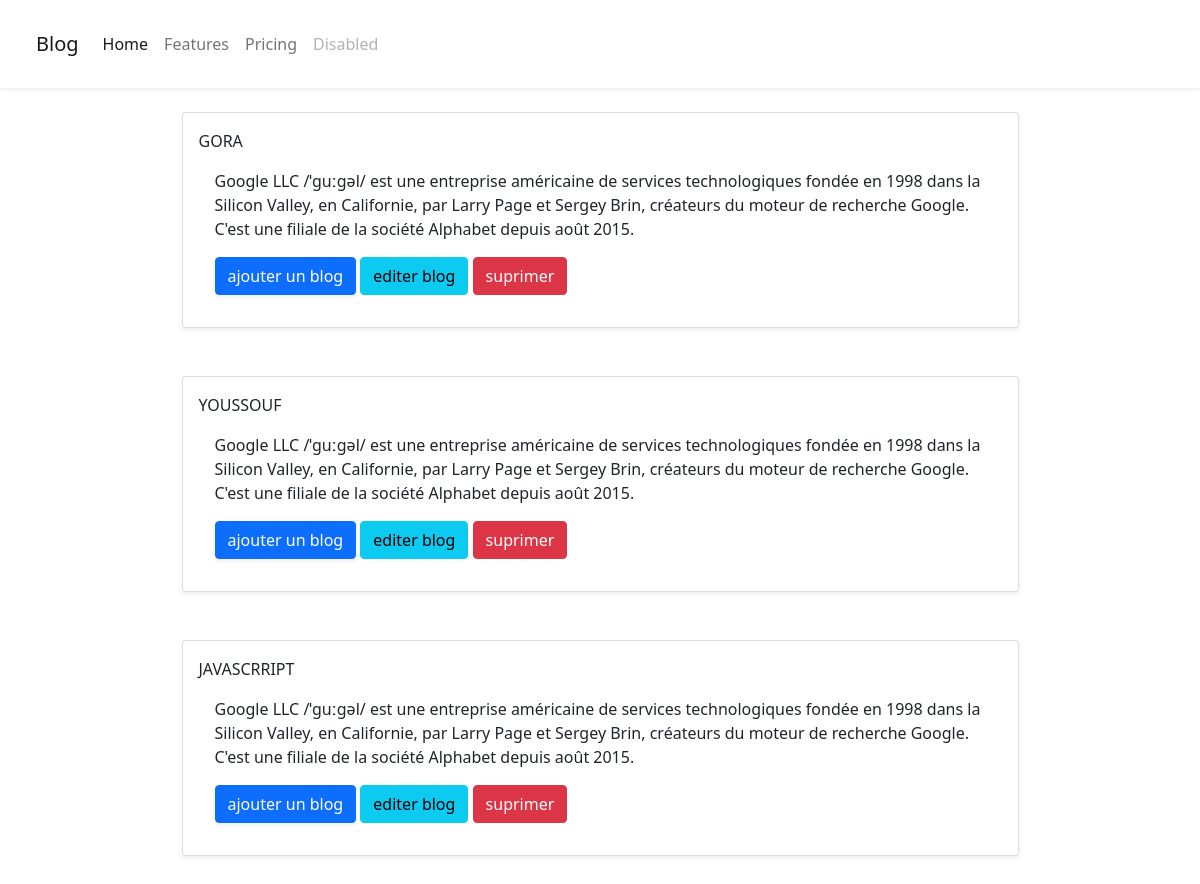
The page / on the database its author committed.
### src/models.py (models this page shows, shortened)
class Post(models.Model):
    name = models.CharField(max_length=128, blank=True)
    description = models.TextField(max_length=500,  blank=True)

### src/views.py (the view)
# urls.py: path('', views.index, name='index'),
def index(request):
    posts = Post.objects.all()
    context = {'posts': posts}
    return  render(request, 'page/index.html', context)

### src/templates/page/index.html (shortened to what this page needs)
{% extends 'base.html'%}
   {% block content %}
     <div class="container mt-3  " >
          {% for post in posts %}
        <div class="card mt-4 w-75 m-auto  shadow-sm p-3 mb-5 bg-body rounded" id="card" >
         <div class="" >
          {{post.name}}
         </div>
            <div class="card-body" >
                <p>
                    {{post.description}}
                </p>
                <a class="btn btn-primary shadow-sm" href="{% url  'formblog' %}">ajouter un blog</a>
                 <a class="btn btn-info" href="{% url  'editblog' post.id %}">editer blog</a>
                  <a class="btn btn-danger" href="{% url  'deleteblog' post.id %}">suprimer</a>
            </div>
        </div>
     {% endfor%}
     </div>
   {% endblock %}

### templates/base.html (shortened to what this page needs)
<!DOCTYPE html>
<html lang="en">
<head>
   <link href="https://cdn.jsdelivr.net/npm/bootstrap@5.0.2/dist/css/bootstrap.min.css" rel="stylesheet">
</head>
<body>
   {% include 'navbar/navbar.html' %}
    {% block content %}
    {% endblock %}
</body>
</html>

### templates/navbar/navbar.html (shortened to what this page needs)
<nav class="navbar p-4 navbar-expand-lg shadow-sm navbar-light bg-body">
  <div class="container-fluid">
    <a class="navbar-brand" href="#">Blog</a>
    <div class="collapse navbar-collapse" id="navbarNav">
      <ul class="navbar-nav">
        <li class="nav-item">
          <a class="nav-link active" aria-current="page" href="{% url 'index' %}">Home</a>
        </li>
        <li class="nav-item">
          <a class="nav-link" href="#">Features</a>
        </li>
        <li class="nav-item">
          <a class="nav-link" href="#">Pricing</a>
        </li>
        <li class="nav-item">
          <a class="nav-link disabled" href="#" tabindex="-1" aria-disabled="true">Disabled</a>
        </li>
      </ul>
    </div>
  </div>
</nav>

### rows shown on the page
Post: name "GORA", description "Google LLC /ˈguːgəl/ est une entreprise américaine de services technologiques fondée en 1998 dans la Silicon Valley, en Californie, par Larry Page et Sergey Brin, créateurs du moteur de recherche Google. C'est une filiale de la société Alphabet depuis août 2015."
Post: name "YOUSSOUF", description "Google LLC /ˈguːgəl/ est une entreprise américaine de services technologiques fondée en 1998 dans la Silicon Valley, en Californie, par Larry Page et Sergey Brin, créateurs du moteur de recherche Google. C'est une filiale de la société Alphabet depuis août 2015."
Post: name "JAVASCRRIPT", description "Google LLC /ˈguːgəl/ est une entreprise américaine de services technologiques fondée en 1998 dans la Silicon Valley, en Californie, par Larry Page et Sergey Brin, créateurs du moteur de recherche Google. C'est une filiale de la société Alphabet depuis août 2015."
